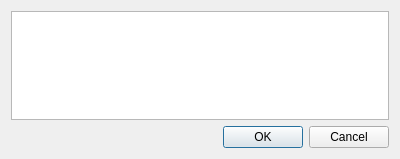
<?xml version="1.0" encoding="UTF-8"?>
<ui version="4.0">
 <class>editPrototypeBases</class>
 <widget class="QDialog" name="editPrototypeBases">
  <property name="geometry">
   <rect>
    <x>0</x>
    <y>0</y>
    <width>400</width>
    <height>159</height>
   </rect>
  </property>
  <property name="windowTitle">
   <string>Dialog</string>
  </property>
  <layout class="QVBoxLayout" name="verticalLayout">
   <item>
    <widget class="QListWidget" name="listWidget"/>
   </item>
   <item>
    <widget class="QDialogButtonBox" name="buttonBox">
     <property name="orientation">
      <enum>Qt::Horizontal</enum>
     </property>
     <property name="standardButtons">
      <set>QDialogButtonBox::Cancel|QDialogButtonBox::Ok</set>
     </property>
    </widget>
   </item>
  </layout>
 </widget>
 <resources/>
 <connections>
  <connection>
   <sender>buttonBox</sender>
   <signal>accepted()</signal>
   <receiver>editPrototypeBases</receiver>
   <slot>accept()</slot>
   <hints>
    <hint type="sourcelabel">
     <x>248</x>
     <y>254</y>
    </hint>
    <hint type="destinationlabel">
     <x>157</x>
     <y>274</y>
    </hint>
   </hints>
  </connection>
  <connection>
   <sender>buttonBox</sender>
   <signal>rejected()</signal>
   <receiver>editPrototypeBases</receiver>
   <slot>reject()</slot>
   <hints>
    <hint type="sourcelabel">
     <x>316</x>
     <y>260</y>
    </hint>
    <hint type="destinationlabel">
     <x>286</x>
     <y>274</y>
    </hint>
   </hints>
  </connection>
 </connections>
</ui>
